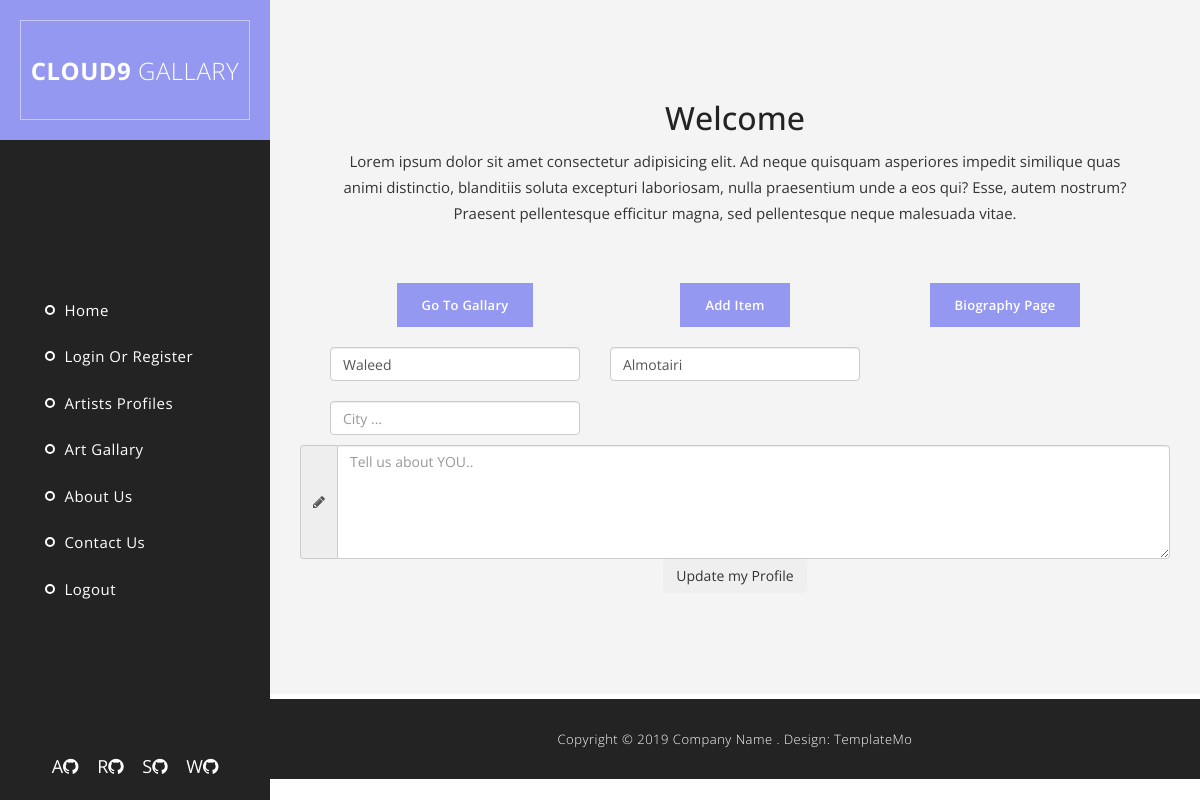
Page /edit_artist_bio/1 (signed in) on the earlier database version.
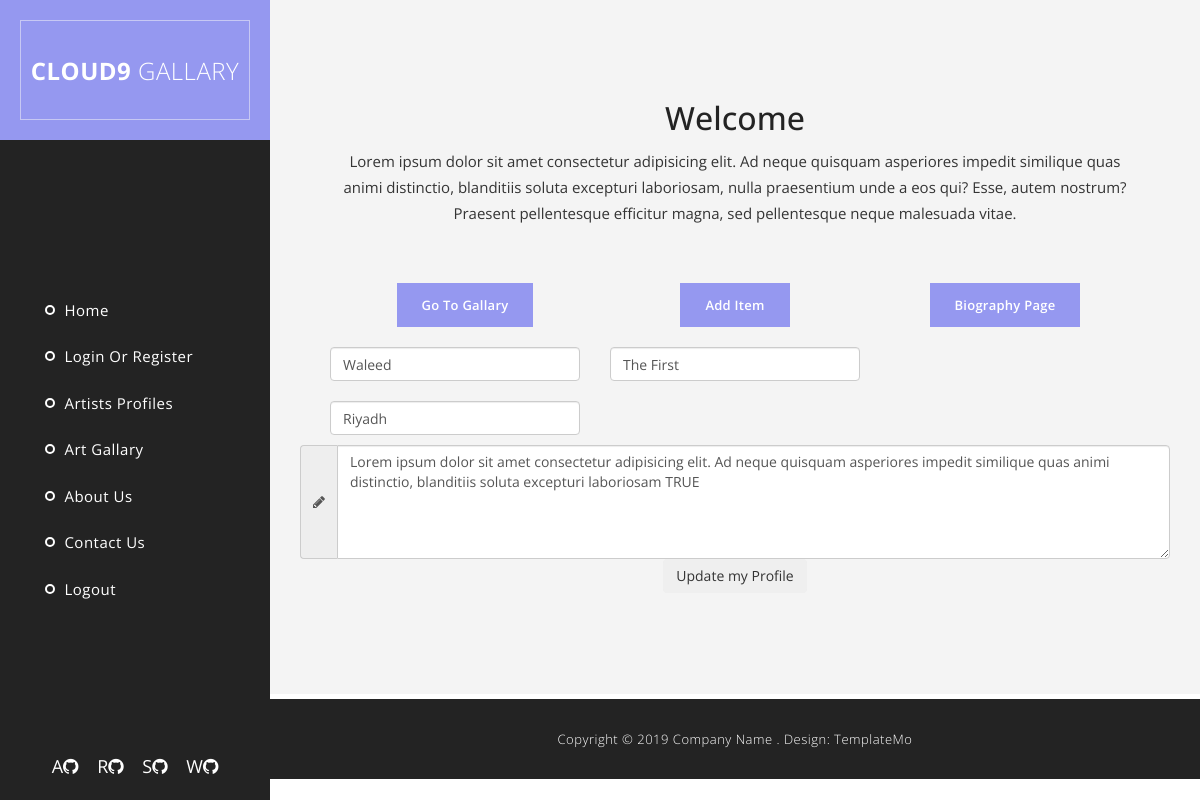
Same page on the later database version.
### art_app/models.py (models this page shows)
class Artist(models.Model):
    account = models.OneToOneField(Account, on_delete=models.CASCADE, primary_key=True)
    bio = models.TextField()
    img = models.ImageField(upload_to='images/')

class Account(models.Model):
    first_name = models.CharField(max_length = 45)
    last_name = models.CharField(max_length = 45)
    email = models.CharField(max_length = 50)
    password =  models.CharField(max_length = 50)
    is_customer = models.BooleanField(default = False)
    is_artist = models.BooleanField(default = False)
    city = models.CharField(max_length = 50)
    created_at = models.DateTimeField(auto_now_add=True)
    updated_at = models.DateTimeField(auto_now=True)

### art_app/views.py (the view)
# urls.py: path('edit_artist_bio/<int:artist_id>', views.edit_artist_bio),
def edit_artist_bio(request, artist_id):
    if 'uid' in request.session:
        this_user = Account.objects.get(id=request.session['uid'])
        if this_user.is_artist:
            this_user = Artist.objects.get(account_id=request.session['uid'])
            context = {
                "this_artist": this_user,
            }
        else:
            return redirect('/')
    return render(request, 'edit_artist_bio.html', context)

### art_app/templates/edit_artist_bio.html (shortened to what the changed rows need)
<!DOCTYPE html>
<html>
    <head>
        {%load static%}
        <link rel='stylesheet' href="{% static 'css/bootstrap.min.css' %}">
        <link rel='stylesheet' href="{% static 'css/bootstrap-theme.min.css' %}">
        <link rel='stylesheet' href="{% static 'css/fontAwesome.css' %}">
        <link rel='stylesheet' href="{% static 'css/light-box.css' %}">
        <link rel='stylesheet' href="{% static 'css/owl-carousel.css' %}">
        <link rel='stylesheet' href="{% static 'css/templatemo-style.css' %}">
        <link rel='stylesheet' href="{% static 'css/style.css' %}">
    </head>
<body>
        <div class="page-content">
            <section id="video" class="content-section">
                <div class="row">
                    <div class="col-md-12">
                        <div class="section-heading">
                            <h1>Welcome<em> {{this_user.account.first_name}} </em></h1>
                        </div>
                        <div class="item">
                            <div class="section-content">
                                <form action="/update_artist_bio/{{this_artist.account.id}}" method="POST">
                                    <div class="row">
                                        <div class="col-md-4">
                                            <fieldset>
                                                <input name="first_name" type="text" class="form-control" id="first_name" placeholder="First Name ..." required="true" value="{{this_artist.account.first_name}}">
                                            </fieldset>
                                        </div>
                                        <div class="col-md-4">
                                            <fieldset>
                                                <input name="last_name" rows="6" class="form-control" id="last_name" placeholder="Last Name..." required="true" value="{{this_artist.account.last_name}}">
                                            </fieldset>
                                        </div>
                                    </div>
                                    <div class="row">
                                        <div class="col-md-4">
                                            <fieldset>
                                                <input name="city" type="text" class="form-control" id="city" placeholder="City ..." required="" value="{{this_artist.account.city}}">
                                            </fieldset>
                                        </div>
                                        <div class="row">
                                            <div class="row">
                                                <div class="col-md-12 inputGroupContainer">
                                                    <div class="input-group">
                                                        <span class="input-group-addon"><i
                                                                class="fa fa-pencil"></i></span>
                                                        <textarea class="form-control" id="review" rows="5" placeholder="Tell us about YOU.." name="bio">{{this_artist.bio}}</textarea>
                                                    </div>
                                                </div>
                                            </div>
                                        </div>
                                    </div>
                                </form>
                            </div>
                        </div>
                    </div>
                </div>
            </section>
        </div>
</body>
</html>

Differences in the rows shown:
changed Artist "Waleed": last_name "Almotairi" → "The First"; city (not shown) → "Riyadh"; bio (not shown) → "Lorem ipsum dolor sit amet consectetur adipisicing elit. Ad neque quisquam asperiores impedit similique quas animi distinctio, blanditiis soluta excepturi laboriosam TRUE"
